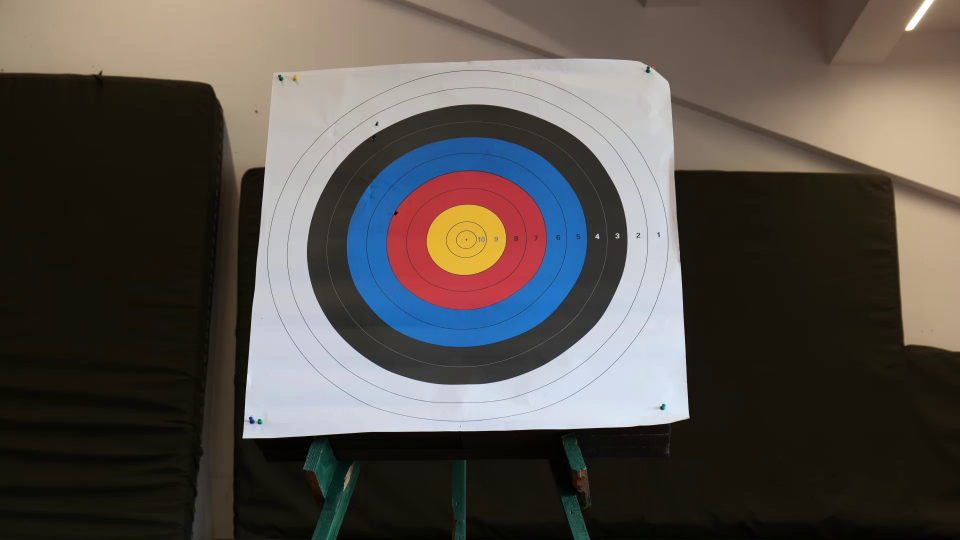
#> input picture eg.jpg, 1920 x 1080 px (shown at 1/2 size)
$ python get_real_model.py
#> lines starting #> are read from the running program, lines starting #| are printed output that depends on the picture
"""
本文件获得正面的模型图
"""


import cv2
import numpy as np


img = cv2.imread("eg.jpg")
#> img is the input picture: shape (1080, 1920, 3); mean B, G, R 74.3, 79.6, 85.2


src_list = [(547, 144), (1322, 118), (1380, 836), (485, 877)]
"""
for i, pt in enumerate(src_list):
    cv2.circle(img, pt, 5, (0, 0, 255), -1)
    cv2.putText(img,str(i+1),(pt[0]+5,pt[1]+10),cv2.FONT_HERSHEY_SIMPLEX, 0.5, (0, 0, 255), 2)"""
pts1 = np.float32(src_list)

w,h = 753,753


pts2 = np.float32([[0, 0], [0, w - 2], [h - 2, w - 2], [h - 2, 0]])
matrix = cv2.getPerspectiveTransform(pts1, pts2)
result = cv2.warpPerspective(img, matrix, (h, w))
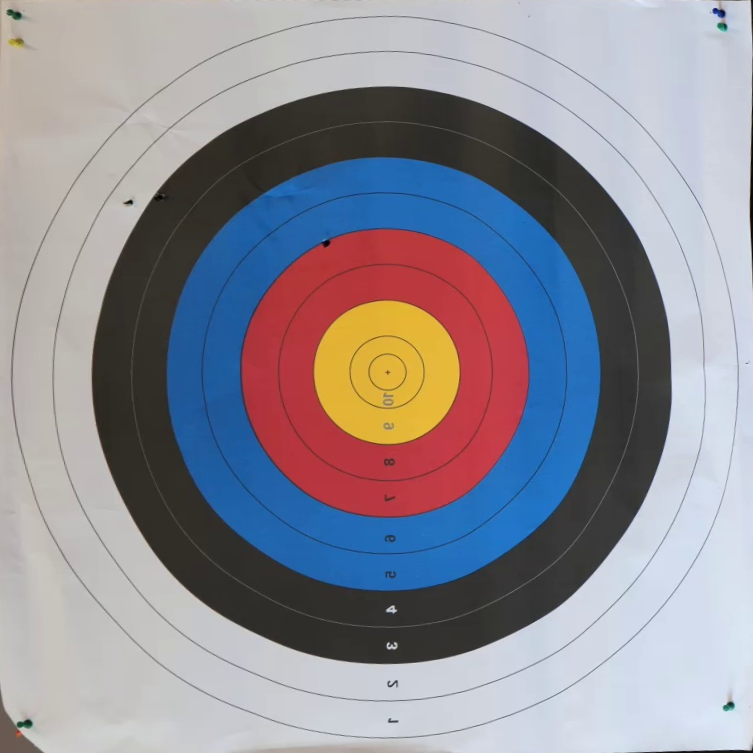
#> result: shape (753, 753, 3); mean B, G, R 150.5, 141.5, 143.2
result = np.rot90(result)
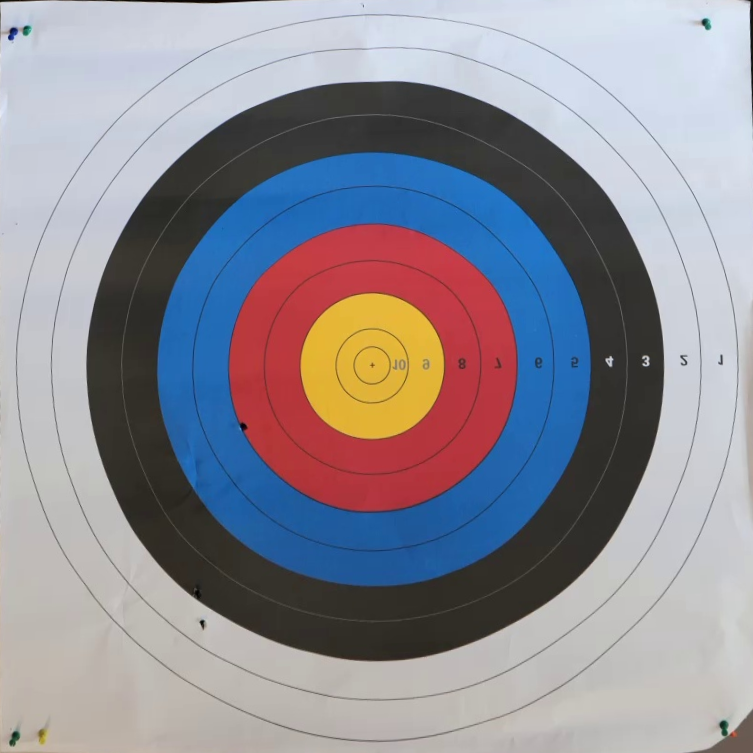
#> result: shape (753, 753, 3); mean B, G, R 150.5, 141.5, 143.2
result = cv2.flip(result, 0)
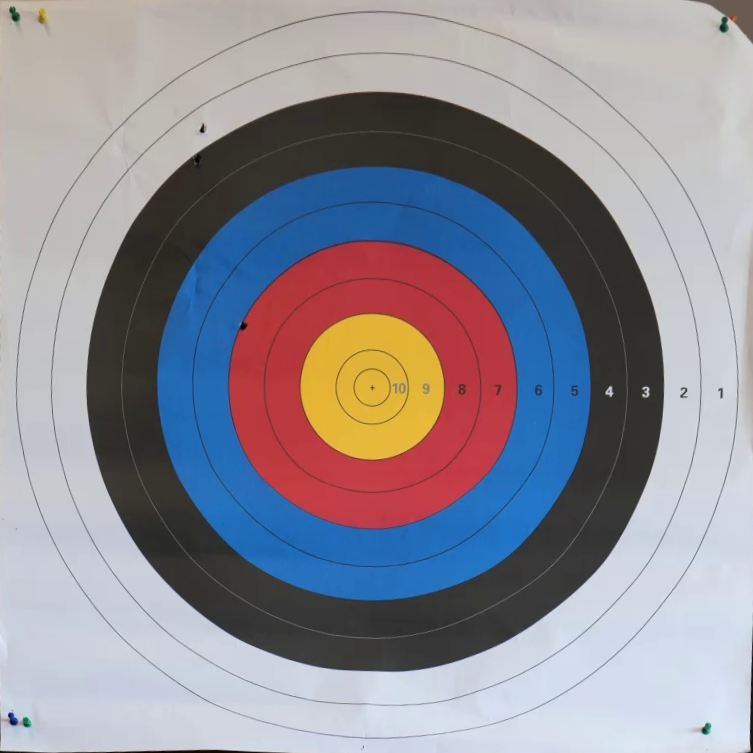
#> result: shape (753, 753, 3); mean B, G, R 150.5, 141.5, 143.2

cv2.imshow("Perspective transformation", result)
cv2.waitKey(0)

cv2.imwrite("model1.jpg",result)

$ run again, with 1.jpg copied over eg.jpg
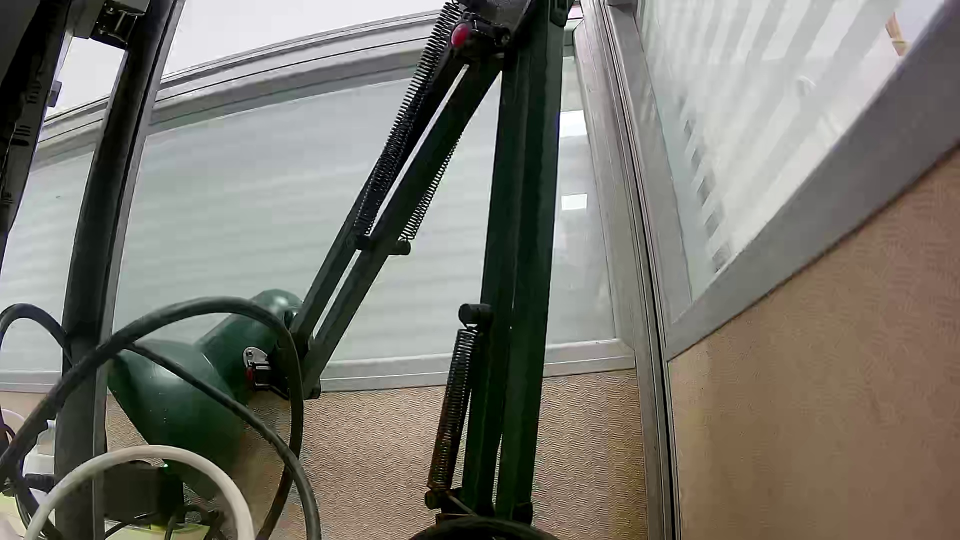
#> input picture 1.jpg, 1920 x 1080 px (shown at 1/2 size)
#> img is the input picture: shape (1080, 1920, 3); mean B, G, R 108.3, 116.7, 118.7
#> `result = np.rot90(result)`:
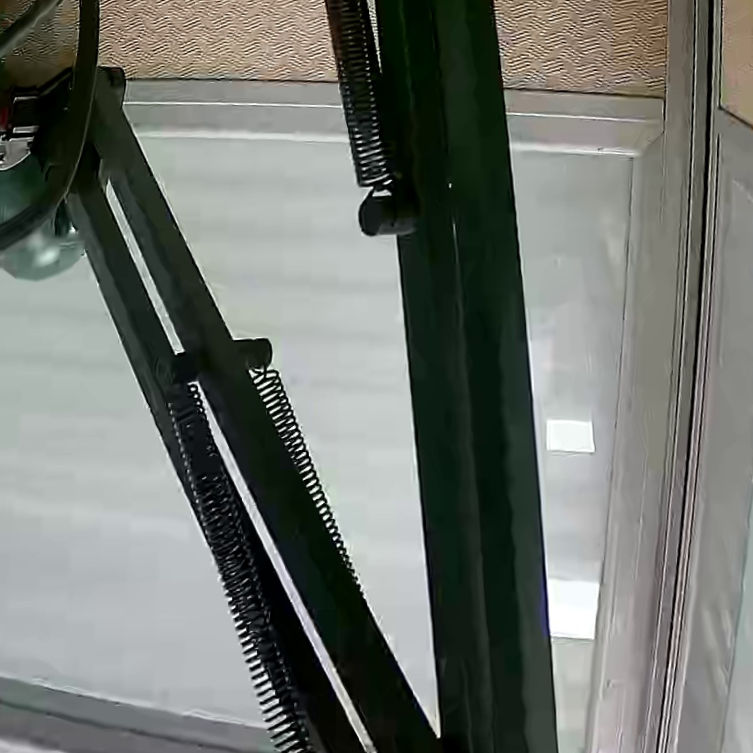
#> result: shape (753, 753, 3); mean B, G, R 112, 117.8, 113.6
#> `result = cv2.flip(result, 0)`:
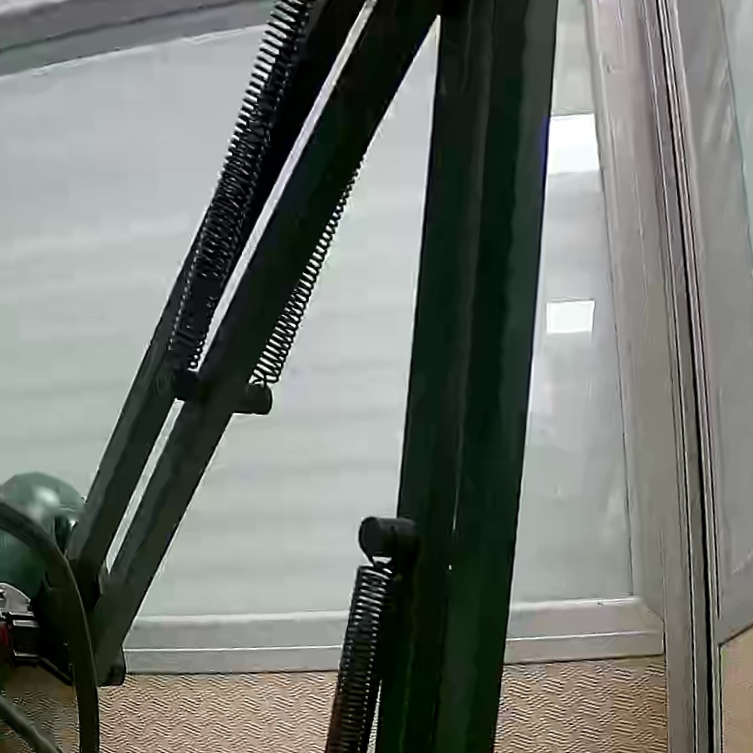
#> result: shape (753, 753, 3); mean B, G, R 112, 117.8, 113.6
